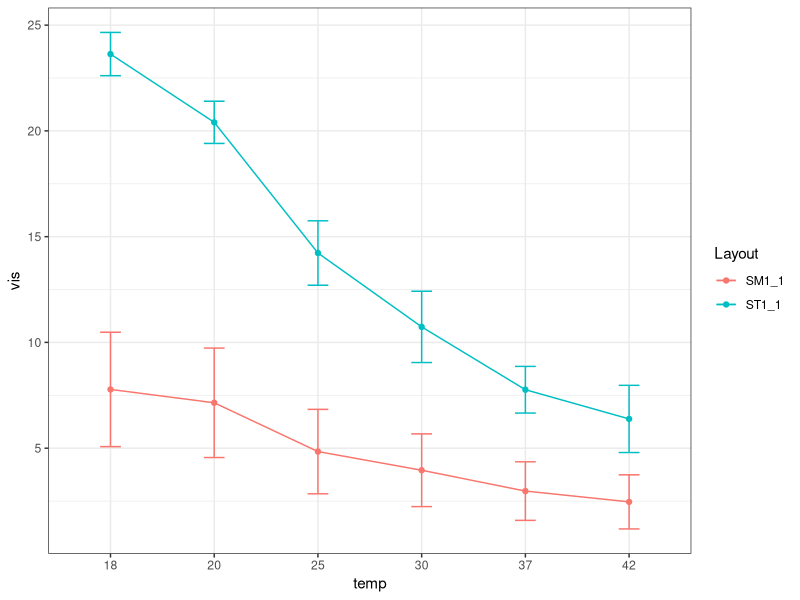

Generate this figure with R:
## ---- chunk 1
install.packages("readxl")
install.packages("dyplyr")
library(readxl)
library(dplyr)
library(tidyr)
library(ggplot2)
library(data.table)
## ---- chunk 2
data <- read_excel("DPhPC_DCVJ_vesicles.xlsx", col_types = c("text", "text", "numeric","numeric","numeric","numeric","numeric","numeric","numeric","numeric","numeric","numeric","numeric","numeric","numeric","numeric"))
names(data) <- gsub(" ", "_", names(data))
data
## ---- chunk 3
data <- data[-1,]
#cols = c( 3, 4, 5,6,7,8,9,10) 
#data[,cols] = apply(data[,cols], 2, function(x) as.numeric(as.character(x)))
data
## ---- chunk 4
data_diff <-  data %>%
  group_by(grp = (row_number() - 1) %/% 2) %>%
  summarise_all(funs(ifelse(is.numeric(.), first(.) - last(.), first(.)))) %>%
  ungroup() %>%
  select(-grp)

data_diff
## ---- chunk 5
data_diff <- select(data_diff, - Well_positions)
data_stat <- data_diff %>% 
            group_by(Layout) %>%
            summarise_each(funs(mean(.), sd(.))) %>% ungroup()
data_stat
## ---- chunk 6
data_mean <- data_stat %>% select(Layout, ends_with("_mean"))

data_mean <- data_mean %>% 
  group_by(Layout) %>% 
  mutate(Q18=.$FL_18_mean[.$Layout == "ST1_1"]/FL_18_mean*Abs_18_mean/.$Abs_18_mean[.$Layout == "ST1_1"],
         Q20=.$FL_20_mean[.$Layout == "ST1_1"]/FL_20_mean*Abs_18_mean/.$Abs_20_mean[.$Layout == "ST1_1"],
         Q25=.$FL_25_mean[.$Layout == "ST1_1"]/FL_25_mean*Abs_25_mean/.$Abs_25_mean[.$Layout == "ST1_1"],
         Q30=.$FL_30_mean[.$Layout == "ST1_1"]/FL_30_mean*Abs_30_mean/.$Abs_30_mean[.$Layout == "ST1_1"],
         Q37=.$FL_37_mean[.$Layout == "ST1_1"]/FL_37_mean*Abs_37_mean/.$Abs_37_mean[.$Layout == "ST1_1"],
         Q42=.$FL_42_mean[.$Layout == "ST1_1"]/FL_42_mean*Abs_42_mean/.$Abs_42_mean[.$Layout == "ST1_1"]
         
         )

data_mean
## ---- chunk 7
q <- data_mean %>% select(Layout, starts_with("Q"))
c <- (1.3325^2)/(1.4385^2)
t18 <- 18
t20 <- 20
t25 <- 25
t30 <- 30
t37 <- 37
t42<- 42

QY_t <- q %>% 
  mutate(QY_T18= 0.0002*(2649.0219*t18^(-1.5448))^0.6019 ,
         QY_T20=0.0002*(2649.0219*t20^(-1.5448))^0.6019,
         QY_T25=0.0002*(2649.0219*t25^(-1.5448))^0.6019,
         QY_T30=0.0002*(2649.0219*t30^(-1.5448))^0.6019,
         QY_T37=0.0002*(2649.0219*t37^(-1.5448))^0.6019,
         QY_T42=0.0002*(2649.0219*t42^(-1.5448))^0.6019
         
         )

vis <- QY_t %>% 
  group_by(Layout) %>% 
  mutate(vis18=((Q18*QY_T18*c)/0.0002)^(1/0.6019),
         vis20=((Q20*QY_T20*c)/0.0002)^(1/0.6019),
         vis25=((Q25*QY_T25*c)/0.0002)^(1/0.6019),
         vis30=((Q30*QY_T30*c)/0.0002)^(1/0.6019),
         vis37=((Q37*QY_T37*c)/0.0002)^(1/0.6019),
         vis42=((Q42*QY_T42*c)/0.0002)^(1/0.6019)
         
         ) %>% ungroup()
vis
## ---- chunk 8
errors<- merge(vis, data_stat)

errors <- errors %>%
  group_by(Layout) %>%
  mutate(e18 = sqrt((.$FL_18_sd[.$Layout == "ST1_1"]/.$FL_18_mean[.$Layout == "ST1_1"])^2+(.$Abs_18_sd[.$Layout == "ST1_1"]/.$Abs_18_mean[.$Layout == "ST1_1"])^2+(FL_18_sd/FL_18_mean)^2+(Abs_18_sd/Abs_18_mean)^2)*vis18,
         e20 = sqrt((.$FL_20_sd[.$Layout == "ST1_1"]/.$FL_20_mean[.$Layout == "ST1_1"])^2+(.$Abs_20_sd[.$Layout == "ST1_1"]/.$Abs_20_mean[.$Layout == "ST1_1"])^2+(FL_20_sd/FL_20_mean)^2+(Abs_20_sd/Abs_20_mean)^2)*vis20,
         e25 = sqrt((.$FL_25_sd[.$Layout == "ST1_1"]/.$FL_25_mean[.$Layout == "ST1_1"])^2+(.$Abs_25_sd[.$Layout == "ST1_1"]/.$Abs_25_mean[.$Layout == "ST1_1"])^2+(FL_25_sd/FL_25_mean)^2+(Abs_25_sd/Abs_25_mean)^2)*vis25,
         e30 = sqrt((.$FL_30_sd[.$Layout == "ST1_1"]/.$FL_30_mean[.$Layout == "ST1_1"])^2+(.$Abs_30_sd[.$Layout == "ST1_1"]/.$Abs_30_mean[.$Layout == "ST1_1"])^2+(FL_30_sd/FL_30_mean)^2+(Abs_30_sd/Abs_30_mean)^2)*vis30,
         e37 = sqrt((.$FL_37_sd[.$Layout == "ST1_1"]/.$FL_37_mean[.$Layout == "ST1_1"])^2+(.$Abs_37_sd[.$Layout == "ST1_1"]/.$Abs_37_mean[.$Layout == "ST1_1"])^2+(FL_37_sd/FL_37_mean)^2+(Abs_37_sd/Abs_37_mean)^2)*vis37,
         e42 = sqrt((.$FL_42_sd[.$Layout == "ST1_1"]/.$FL_42_mean[.$Layout == "ST1_1"])^2+(.$Abs_42_sd[.$Layout == "ST1_1"]/.$Abs_42_mean[.$Layout == "ST1_1"])^2+(FL_42_sd/FL_42_mean)^2+(Abs_42_sd/Abs_42_mean)^2)*vis42
         
         )


final <- errors %>% select("Layout", starts_with("vis"), starts_with("e"))
## ---- chunk 9
final_gat <- final %>% gather(key, value, -Layout) %>%
  extract(key, c("rep", "temp"), "([a-z]+)([0-9]+)") %>%
  spread(rep, value)


ggplot(final_gat, aes(x = temp, y = vis, group = Layout, col = Layout)) +
  geom_line() +
  geom_point() +
  geom_errorbar(aes(ymin=vis-e,ymax=vis+e),width=.2) +
  theme_bw()
